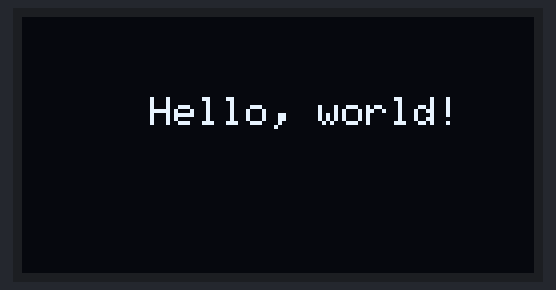
Bench run of a sketch on a simulated Arduino Uno, built with avr-gcc and run on an emulated ATmega328P. Shown: 128×64 one-colour display. The display library's start-up logo is not drawn.

Above: at 2.1 s.
At 4.2 s:
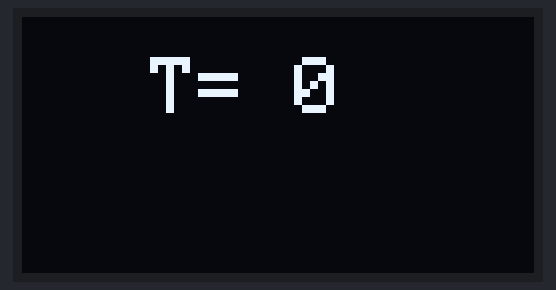
At 12.4 s:
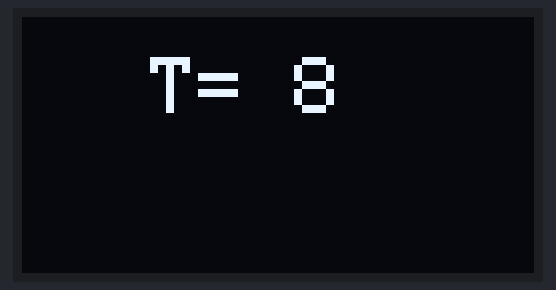
At 20.6 s:
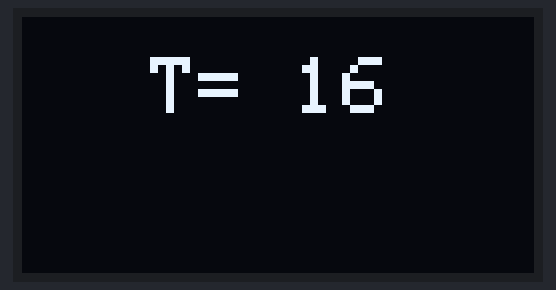
At 28.8 s:
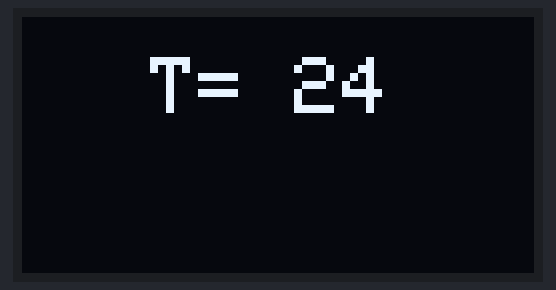
At 38.0 s:
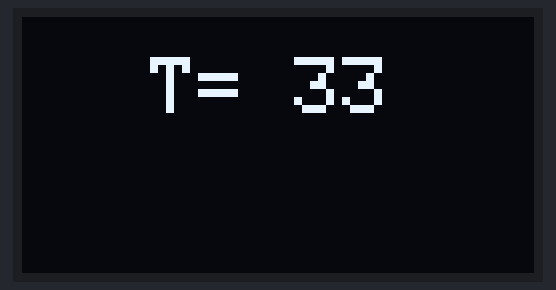

The sketch:

test.ino
```cpp
#include <SPI.h>
#include <Wire.h>
#include <Adafruit_GFX.h>
#include <Adafruit_SSD1306.h>

// the driver is for 128x64 screen so the display needs some tweaking
#define OLED_RESET 0  // GPIO0
Adafruit_SSD1306 display(OLED_RESET);

// set up stuff
void setup()   {
  Serial.begin(9600);

  // by default, we'll generate the high voltage from the 3.3v line internally! (neat!)
  display.begin(SSD1306_SWITCHCAPVCC, 0x3C);  // initialize with the I2C addr 0x3C (for the 64x48)
  // init done
  display.display();
  delay(2000);

  // Clear the buffer.
  display.clearDisplay();

  // text display tests
  display.setTextSize(1);
  display.setTextColor(WHITE);
 // move cursor 32 pixels right (the driver is for 128 wide)
  display.setCursor(32,20);
  display.println("Hello, world!");
  display.display();
  delay(2000);
  display.clearDisplay();

}

int i = 0;
void loop() {
  display.clearDisplay();
  display.setTextSize(2);
  display.setTextColor(WHITE);
  display.setCursor(32,10);
  display.print("T= ");
  display.println(i);
  display.display();
  i++;
  delay(1000);
}
```

Measured:
- what the display in image 0 shows lasts 2.0 s, from 2.1 s to 4.1 s
- what the display in image 1 shows lasts 1.0 s, from 4.1 s to 5.1 s
